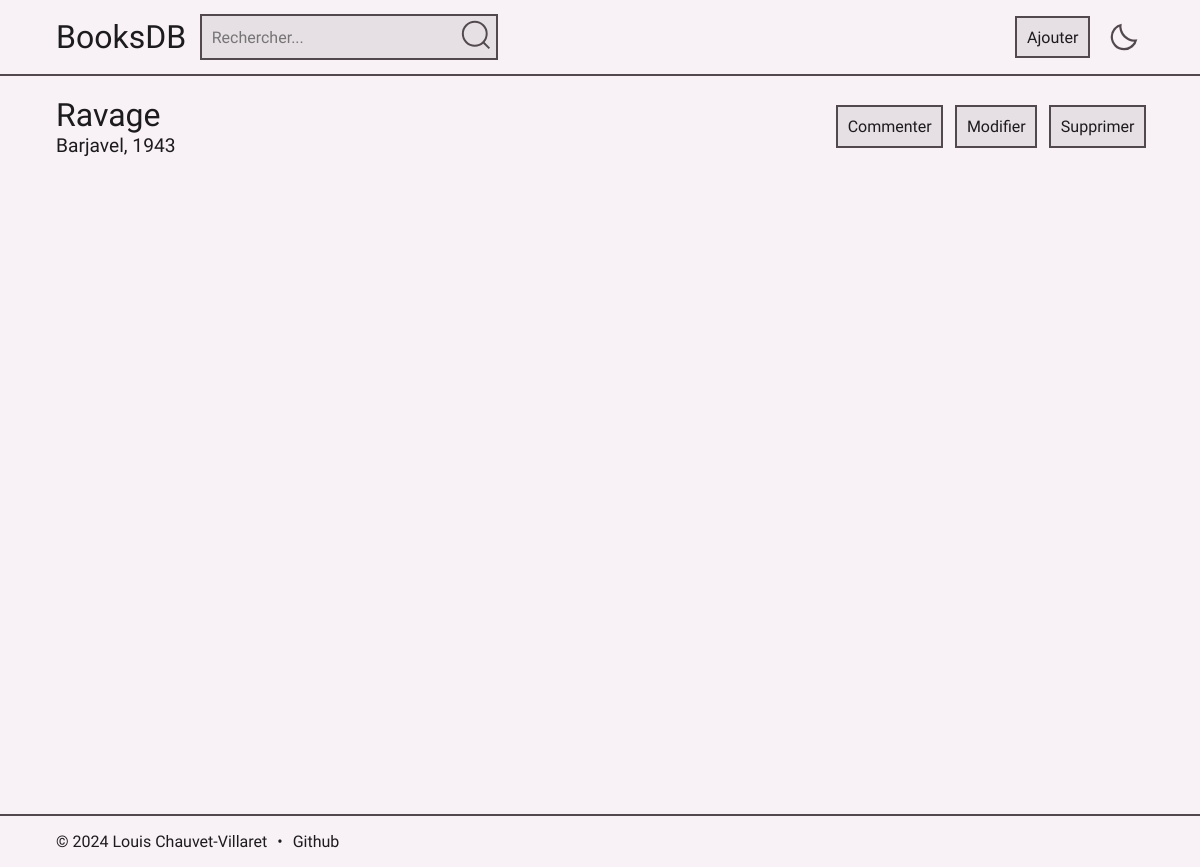
/livre?id=12, run on the app's committed database.
### tables this page shows
CREATE TABLE books (
                        id     INTEGER
                            primary key autoincrement,
                        title  TEXT    not null,
                        author TEXT    not null,
                        year   INTEGER not null
                    );

### app.py (the view)
@app.route('/livre')
def livre():
    book_id = request.args.get('id')
    data = execute_query("SELECT * FROM books WHERE id=?", [book_id], fetchone=True)
    if data:
        comments = execute_query("SELECT * FROM comments WHERE book_id=? ORDER BY id DESC", [book_id], fetchall=True)
        if comments:
            average = round(
                execute_query("SELECT AVG(rating) FROM comments WHERE book_id=?", [book_id], fetchone=True)[0], 1)
            if average.is_integer():
                average = int(average)
            return render_template('livre.html', data=data, comments=comments, average=average)
        else:
            return render_template('livre.html', data=data)
    else:
        return redirect("/recherche", 303)

### app.py (called while the page is built)
def execute_query(query, params=(), fetchone=False, fetchall=False, commit=False):
    with sqlite3.connect('books.db') as conn:
        conn.row_factory = sqlite3.Row
        cur = conn.cursor()
        cur.execute(query, params)
        if commit:
            conn.commit()
            return cur
        if fetchone:
            return cur.fetchone()
        if fetchall:
            return cur.fetchall()
        return None

### templates/livre.html (shortened to what this page needs)
{% extends 'base.html' %}
{% block content %}
    <div class="flex space">
        <div>
            <h1>{{ data['title'] }}</h1>
            <p class="rate">{{ data['author'] }}, {{ data['year'] }}</p>
        </div>
        <div class="flex">
            <button class="hover" onclick="updateDisplay('comment','flex')">Commenter</button>
            <button class="hover" onclick="updateDisplay('modify','flex')">Modifier</button>
            <button class="hover" onclick="updateDisplay('delete','flex')">Supprimer</button>
        </div>
    </div>
{% endblock %}

### static/style.css (style rules this page uses)
:root { --primary: 28, 27, 29; --secondary: 82, 73, 79; --bg2: 230, 223, 228; --bg: 248, 241, 246; color-scheme: light; }
* { margin: 0; padding: 0; box-sizing: border-box; user-select: none; font-family: "Onest", system-ui; }
body, html { overflow-x: hidden; scroll-behavior: smooth; font-optical-sizing: auto; font-style: normal; background: rgb(var(--bg)); color: rgb(var(--primary)); cursor: auto; }
body { visibility: hidden; }
.flex { display: flex; align-items: center; gap: 1rem; }
.hover { outline: 2px solid rgb(var(--secondary)); transition: transform 0.1s, box-shadow 0.1s; }
main h1 { font-size: 2rem; font-weight: normal; }
button { background: rgb(var(--bg2)); border: none; cursor: pointer; color: rgb(var(--primary)); font-size: 1rem; padding: 0.6rem; }
.rate { font-size: 1.2rem; }
.space { justify-content: space-between; }

### data on the page
books: title "Ravage", author "Barjavel", year "1943"
